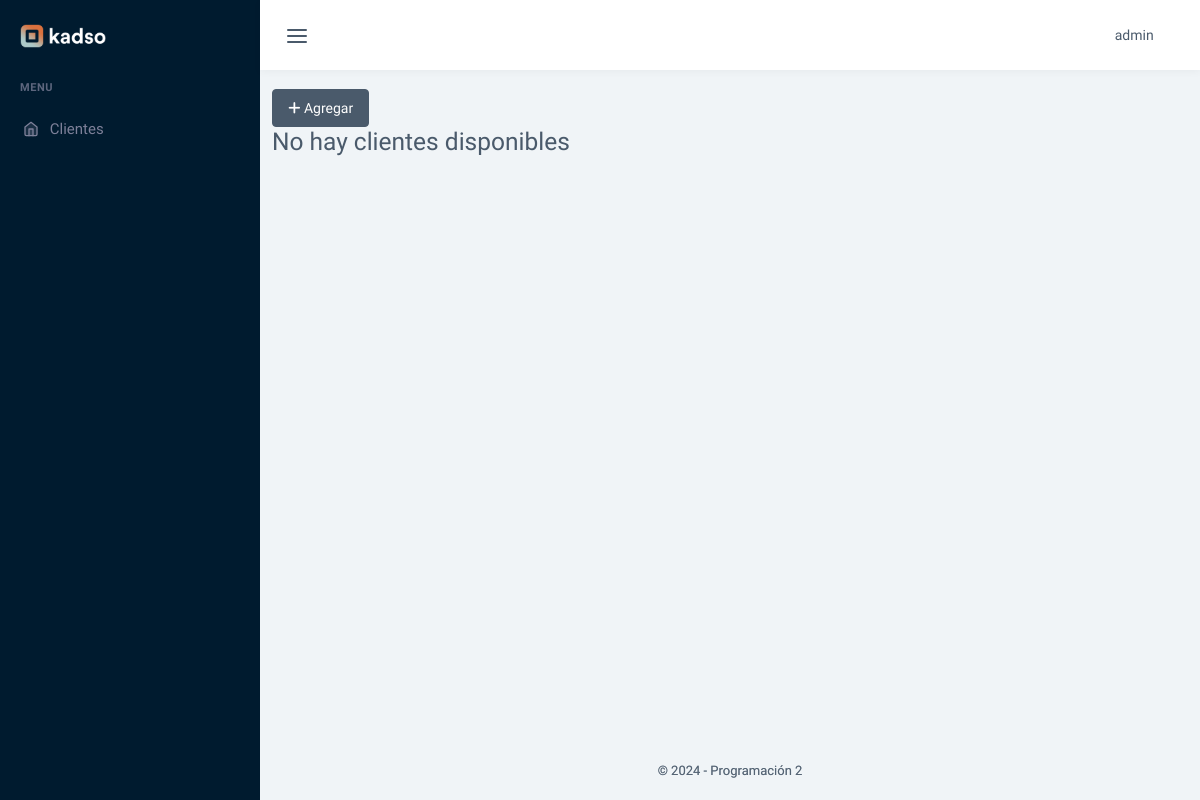
Before: /clientes (signed in) with the older database file.
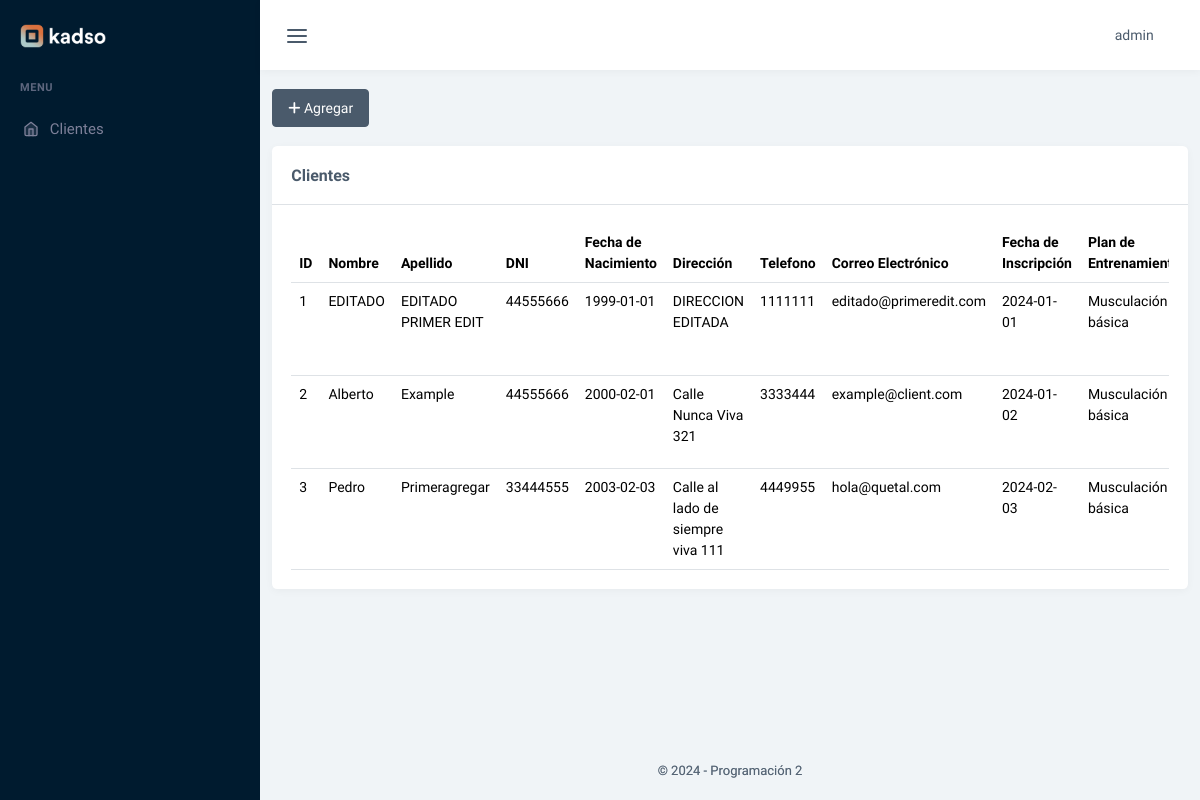
After: the same page with the newer database file.
### tables this page shows
CREATE TABLE `clientes` (
  `id_cliente` int(11) NOT NULL,
  `nombre_cliente` varchar(50) NOT NULL,
  `apellido_cliente` varchar(50) NOT NULL,
  `dni_cliente` int(9) NOT NULL,
  `fechaNac_cliente` date NOT NULL,
  `direccion_cliente` varchar(50) NOT NULL,
  `telefono_cliente` int(11) NOT NULL,
  `email_cliente` varchar(50) NOT NULL,
  `fechaIns_cliente` date NOT NULL,
  `id_plan` int(11) NOT NULL,
  `id_estado_memb` int(11) NOT NULL
);

CREATE TABLE `plan` (
  `id_plan` int(11) NOT NULL,
  `descrip_plan` text NOT NULL,
  `cod_plan` int(11) NOT NULL,
  `duracion_plan` tinyint(4) NOT NULL,
  `sesiones_semanales_plan` int(11) NOT NULL,
  `nombre_plan` varchar(50) NOT NULL,
  `id_entrenador` int(11) NOT NULL
);

### controladores/plantilla.controlador.php (called while the page is built)
<?php
class PlantillaControlador{
    public function verPlantilla(){
        include 'vistas/plantilla.php';
    }
    static public function url(){
        return "http://localhost/proyecto_final_pablo/";
    }
}

### index.php (called while the page is built, shortened)
<?php
require 'controladores/plantilla.controlador.php';
require 'controladores/usuarios.controlador.php';
require 'modelos/productos.modelo.php';
require 'controladores/clientes.controlador.php';
require 'modelos/clientes.modelo.php';
$plantilla = new PlantillaControlador();
$plantilla -> verPlantilla();

### controladores/clientes.controlador.php (called while the page is built, shortened)
<?php
class ControladorClientes
{
    static public function ctrMostrarClientes($item, $valor)
    {
        $tabla = "clientes";
        $respuesta = ModeloClientes::mdlMostrarClientes($tabla, $item, $valor);
        return $respuesta;
    }
}

### modelos/conexion.php (called while the page is built, shortened)
<?php
class Conexion
{
    static public function conectar()
    {
        try {
            $link = new PDO(
                "mysql:host=" . self::HOST . ";dbname=" . self::DBNAME,
                self::USER,
                self::PASSWORD
            );
            $link->exec("set names utf8");
            return $link;
        } catch (PDOException $e) {
            die("Error en la conexión a la base de datos: " . $e->getMessage());
        }
    }
}

### modelos/clientes.modelo.php (called while the page is built, shortened)
<?php
require_once 'conexion.php';
class ModeloClientes
{
    static public function mdlMostrarClientes($tabla, $item, $valor)
    {
        if ($item != null) {
            try {
                $stmt = Conexion::conectar()->prepare("SELECT * FROM $tabla WHERE $item = :$item");
                $stmt->bindParam(":" . $item, $valor, PDO::PARAM_INT);
                $stmt->execute();
                return $stmt->fetch(PDO::FETCH_ASSOC);
            } catch (Exception $e) {
                return "Error: " . $e->getMessage();
            }
        } else {
            try {
                $stmt = Conexion::conectar()->prepare("SELECT c.id_cliente, c.nombre_cliente, c.apellido_cliente, c.dni_cliente, c.fechaNac_cliente,
                                                            c.telefono_cliente, c.email_cliente, c.fechaIns_cliente, c.direccion_cliente, p.nombre_plan,
                                                            e.estado_memb FROM clientes as c
                                                            INNER JOIN plan as p ON p.id_plan = c.id_plan
                                                            INNER JOIN estados_membresias as e ON e.id_estado_memb = c.id_estado_memb");
                $stmt->execute();
                return $stmt->fetchAll(PDO::FETCH_ASSOC);
            } catch (Exception $e) {
                return "Error: " . $e->getMessage();
            }
        }
    }
}

### vistas/modulos/clientes.php (the view, shortened to what this page needs)
<?php
$clientes = ControladorClientes::ctrMostrarClientes(null, null);
?>
<div class="col-xl-12 mt-3">
    <a class="btn btn-dark" href="agregar_cliente"><i class="fas fa-plus"></i> Agregar</a>
    <?php
    if (count($clientes) > 0) {
    ?>
        <div class="card mt-3">
            <div class="card-header">
                <h1 class="card-title mb-0">Clientes</h1>
            </div>
            <div class="card-body">
                <div class="table-responsive">
                    <table class="table table-hover mb-0">
                        <thead>
                            <tr>
                                <th scope="col">ID</th>
                                <th scope="col">Nombre</th>
                                <th scope="col">Apellido</th>
                                <th scope="col">DNI</th>
                                <th scope="col">Fecha de Nacimiento</th>
                                <th scope="col">Dirección</th>
                                <th scope="col">Telefono</th>
                                <th scope="col">Correo Electrónico</th>
                                <th scope="col">Fecha de Inscripción</th>
                                <th scope="col">Plan de Entrenamiento</th>
                            </tr>
                        </thead>
                        <tbody>
                            <?php foreach ($clientes as $key => $value) { ?>
                                <tr>
                                    <td><?php echo $value["id_cliente"]; ?></td>
                                    <td><?php echo $value["nombre_cliente"]; ?></td>
                                    <td><?php echo $value["apellido_cliente"]; ?></td>
                                    <td><?php echo $value["dni_cliente"]; ?></td>
                                    <td><?php echo $value["fechaNac_cliente"]; ?></td>
                                    <td><?php echo $value["direccion_cliente"]; ?></td>
                                    <td><?php echo $value["telefono_cliente"]; ?></td>
                                    <td><?php echo $value["email_cliente"]; ?></td>
                                    <td><?php echo $value["fechaIns_cliente"]; ?></td>
                                    <td><?php echo $value["nombre_plan"]; ?></td>
                                </tr>
                            <?php } ?>
                        </tbody>
                    </table>
                </div>
            </div>
        </div>
    <?php
    } else {
    ?>
        <h3>No hay clientes disponibles</h3>
    <?php
    }
    ?>
</div>

### vistas/plantilla.php (shortened to what this page needs)
<?php
$url = PlantillaControlador::url()
?>
<!DOCTYPE html>
<html lang="es">
    <head>
        <link href="<?php echo $url; ?>vistas/assets/css/app.min.css" rel="stylesheet" type="text/css" id="app-style" />
        <link  href="<?php echo $url; ?>vistas/assets/css/icons.min.css"  rel="stylesheet" type="text/css" />
        <link rel="stylesheet" href="https://cdnjs.cloudflare.com/ajax/libs/font-awesome/6.6.0/css/all.min.css" />
    </head>
<?php if(isset($_SESSION["iniciarSesion"] )) { ?>
    <body data-menu-color="dark" data-sidebar="default">
        <div id="app-layout">
            <?php include 'modulos/header.php'; ?>
            <?php include 'modulos/menu.php'; ?>
            <div class="content-page">
                <div class="content">
                    <?php
                    $paginasPermitidas = ["inicio", "agregar_cliente", "editar_cliente", "clientes", "editar", "salir"];
                    if (isset($_GET["pagina"]) && in_array(explode("/", $_GET["pagina"])[0], $paginasPermitidas)) {
                        include "vistas/modulos/" . explode("/", $_GET["pagina"])[0] . ".php";
                    } else {
                        include "vistas/modulos/404.php";
                    }
                    ?>
                </div>
                <?php include 'modulos/footer.php'; ?>
            </div>
                <?php include 'modulos/footer.php'; ?>
            </div>
    </body>
    <?php } else {
        include "vistas/modulos/login.php";
   } ?>
</html>

### vistas/modulos/header.php (shortened to what this page needs)
<div class="topbar-custom">
<div class="container-fluid">
    <div class="d-flex justify-content-between">
        <ul class="list-unstyled topnav-menu mb-0 d-flex align-items-center">
            <li>
                <button class="button-toggle-menu nav-link">
                    <i data-feather="menu" class="noti-icon"></i>
                </button>
            </li>
        </ul>
        <ul class="list-unstyled topnav-menu mb-0 d-flex align-items-center">
            <li class="dropdown notification-list topbar-dropdown">
                <a class="nav-link dropdown-toggle nav-user me-0" data-bs-toggle="dropdown" href="#" role="button" aria-haspopup="false" aria-expanded="false">
                    <span class="pro-user-name ms-1">
                        <?php echo $_SESSION["nombre"]; ?> <i class="mdi mdi-chevron-down"></i>
                    </span>
                </a>
            </li>
        </ul>
    </div>
</div>
</div>

### vistas/modulos/menu.php (shortened to what this page needs)
<div class="app-sidebar-menu">
    <div class="h-100" data-simplebar>
        <div id="sidebar-menu">
            <div class="logo-box">
                <a href="index.html" class="logo logo-light">
                    <span class="logo-lg">
                        <img src="vistas/assets/images/logo-light.png" alt="" height="24">
                    </span>
                </a>
            </div>
            <ul id="side-menu">
                <li class="menu-title">Menu</li>
                <li>
                    <a href="<?php echo $url; ?>clientes">
                        <i data-feather="home"></i>
                        <span> Clientes </span>
                    </a>
                </li>
            </ul>
        </div>
    </div>
</div>

### vistas/modulos/footer.php
<footer class="footer">
    <div class="container-fluid">
        <div class="row">
            <div class="col fs-13 text-muted text-center">
                &copy; <script>document.write(new Date().getFullYear())</script> - Programación 2
            </div>
        </div>
    </div>
</footer>

Changed rows visible on the page:
added clientes: id_cliente "1", nombre_cliente "EDITADO", apellido_cliente "EDITADO PRIMER EDIT", dni_cliente "44555666", fechaNac_cliente "1999-01-01", direccion_cliente "DIRECCION EDITADA", telefono_cliente "1111111", email_cliente "editado@primeredit.com", fechaIns_cliente "2024-01-01", id_plan.nombre_plan "Musculación básica"
added clientes: id_cliente "2", nombre_cliente "Alberto", apellido_cliente "Example", dni_cliente "44555666", fechaNac_cliente "2000-02-01", direccion_cliente "Calle Nunca Viva 321", telefono_cliente "3333444", email_cliente "example@client.com", fechaIns_cliente "2024-01-02", id_plan.nombre_plan "Musculación básica"
added clientes: id_cliente "3", nombre_cliente "Pedro", apellido_cliente "Primeragregar", dni_cliente "33444555", fechaNac_cliente "2003-02-03", direccion_cliente "Calle al lado de siempre viva 111", telefono_cliente "4449955", email_cliente "hola@quetal.com", fechaIns_cliente "2024-02-03", id_plan.nombre_plan "Musculación básica"
Other visible differences:
text no longer shown: "No hay clientes disponibles"
text now shown: "Clientes ID Nombre Apellido DNI Fecha de Nacimiento Dirección Telefono Correo Electrónico Fecha de Inscripción Plan de…"
